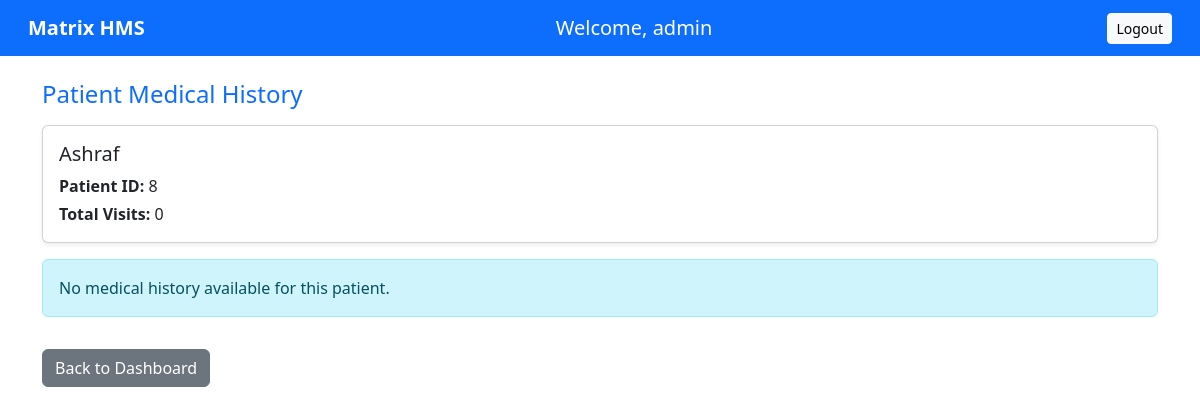
The app's page /admin/admin/patient/8/history, older data.
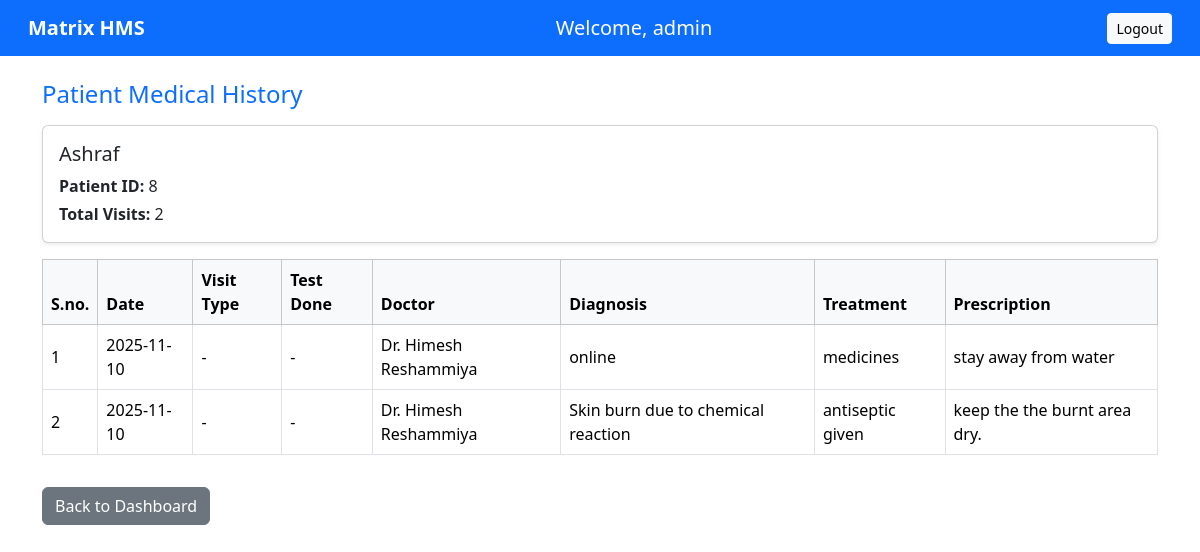
The same page, newer data.
### models.py (models this page shows)
class Patient(db.Model):
    __tablename__ = 'patients'
    id = db.Column(db.Integer, db.ForeignKey('users.id'), primary_key=True)
    patient_name = db.Column(db.String(100), nullable=False)
    user = db.relationship('User', back_populates='patient_profile')
    appointments = db.relationship('Appointment', back_populates='patient', lazy=True)
    medical_history = db.relationship('PatientHistory', back_populates='patient', cascade='all, delete-orphan')

class PatientHistory(db.Model):
    __tablename__ = 'patient_history'
    id = db.Column(db.Integer, primary_key=True)
    patient_id = db.Column(db.Integer, db.ForeignKey('patients.id'), nullable=False)
    appointment_id = db.Column(db.Integer, db.ForeignKey('appointments.id'), unique=True)
    doctor_id = db.Column(db.Integer, db.ForeignKey('doctors.id'))
    visit_type = db.Column(db.String(50))       # e.g., 'Consultation', 'Follow-up', 'Emergency'
    test_type = db.Column(db.String(100))       # e.g., 'Blood Test', 'X-Ray', 'MRI'
    diagnosis = db.Column(db.Text)              # Doctor's diagnosis
    treatment = db.Column(db.Text)              # Treatment plan/procedure performed
    prescription = db.Column(db.Text)           # Medicines prescribed
    doctor_name = db.Column(db.String(100))     # Doctor's name at time of visit
    department = db.Column(db.String(100))      # Department name at time of visit
    created_at = db.Column(db.DateTime, default=datetime.utcnow)
    patient = db.relationship('Patient', back_populates='medical_history')
    doctor = db.relationship('Doctor', back_populates='patient_histories')
    appointment = db.relationship('Appointment', back_populates='history_record')

class User(db.Model):
    __tablename__ = 'users'
    id = db.Column(db.Integer, primary_key=True)
    user_name = db.Column(db.String(100), nullable=False)
    user_email = db.Column(db.String(100), unique=True, nullable=False)
    user_password = db.Column(db.String(200), nullable=False)
    user_role = db.Column(db.String(20), nullable=False)  # 'admin', 'doctor', 'patient'
    created_at = db.Column(db.DateTime, default=datetime.utcnow)
    doctor_profile = db.relationship('Doctor', back_populates='user', uselist=False)
    patient_profile = db.relationship('Patient', back_populates='user', uselist=False)

### app.py (the view)
@app.route('/<string:role>/<string:username>/patient/<int:patient_id>/history')
def view_patient_history(role, username, patient_id):
    user = User.query.filter_by(user_name=username, user_role=role).first()
    if not user:
        flash(f"{role.capitalize()} not found.", "danger")
        return redirect(url_for('login'))
    patient = Patient.query.get_or_404(patient_id)
    history_records = (
        PatientHistory.query
        .filter_by(patient_id=patient.id)
        .order_by(PatientHistory.created_at.desc())
        .all()
    )
    if role == 'doctor':
        back_url = url_for('doctor_dashboard', username=username)
    elif role == 'admin':
        back_url = url_for('admin_dashboard')
    elif role == 'patient':
        back_url = url_for('patient_dashboard', username=username)
    else:
        back_url = url_for('login')
    return render_template(
        'DoctorUI/view_patient_history.html',
        role=role,
        username=username,
        patient=patient,
        history_records=history_records,
        back_url=back_url
    )

### templates/DoctorUI/view_patient_history.html (shortened to what this page needs)
{% extends "base.html" %}
{% block content %}
<div class="container mt-4">
  <h4 class="text-primary mb-3">Patient Medical History</h4>
  <div class="card mb-3 p-3 shadow-sm">
    <h5 class="card-title">{{ patient.patient_name }}</h5>
    <p class="card-text mb-1"><strong>Patient ID:</strong> {{ patient.id }}</p>
    <p class="card-text mb-0"><strong>Total Visits:</strong> {{ history_records|length }}</p>
  </div>
  {% if history_records %}
  <div class="table-responsive">
    <table class="table table-bordered table-hover align-middle">
      <thead class="table-light">
        <tr>
          <th>S.no.</th>
          <th>Date</th>
          <th>Visit Type</th>
          <th>Test Done</th>
          <th>Doctor</th>
          <th>Diagnosis</th>
          <th>Treatment</th>
          <th>Prescription</th>
        </tr>
      </thead>
      <tbody>
        {% for record in history_records %}
        <tr>
          <td>{{ loop.index }}</td>
          <td>{{ record.created_at.strftime('%Y-%m-%d') }}</td>
          <td>{{ record.visit_type or '-' }}</td>
          <td>{{ record.test_type or '-' }}</td>
          <td>{{ record.doctor_name or record.doctor.user.user_name }}</td>
          <td>{{ record.diagnosis or '-' }}</td>
          <td>{{ record.treatment or '-' }}</td>
          <td>{{ record.prescription or '-' }}</td>
        </tr>
        {% endfor %}
      </tbody>
    </table>
  </div>
  {% else %}
  <div class="alert alert-info">No medical history available for this patient.</div>
  {% endif %}
  <a href="{{ back_url }}" class="btn btn-secondary mt-3">Back to Dashboard</a>
</div>
{% endblock %}

### templates/base.html (shortened to what this page needs)
<!DOCTYPE html>
<html lang="en">
<head>
    <link href="https://cdn.jsdelivr.net/npm/bootstrap@5.3.3/dist/css/bootstrap.min.css" rel="stylesheet">
    <link rel="stylesheet" href="{{ url_for('static', filename='css/main.css') }}">
</head>
<body>
    <nav class="navbar navbar-expand-lg navbar-dark bg-primary">
        <div class="container-fluid d-flex justify-content-between align-items-center">
            <a class="navbar-brand px-3 fw-bold" href="{{ url_for('landing_page') }}">Matrix HMS</a>
            {% if username %}
            <div class="text-center mx-auto">
                <span class="navbar-text text-white fs-5">
                    Welcome, {{ username }}
                </span>
            </div>
            {% endif %}
            <div class="px-3">
                {% if username %}
                <a href="{{ url_for('login') }}">
                    <button type="button" class="btn btn-light btn-sm">Logout</button>
                </a>
                {% endif %}
            </div>
        </div>
    </nav>
    <div class="container-fluid">
        {% block content %}
        {% endblock %}
    </div>
</body>
</html>

Row changes from the older to the newer data that the page shows:
added PatientHistory: created_at "2025-11-10", visit_type "-", test_type "-", doctor_name.user_name "Dr. Himesh Reshammiya", diagnosis "online", treatment "medicines", prescription "stay away from water"
added PatientHistory: created_at "2025-11-10", visit_type "-", test_type "-", doctor_name.user_name "Dr. Himesh Reshammiya", diagnosis "Skin burn due to chemical reaction", treatment "antiseptic given", prescription "keep the the burnt area dry."
Text that changed along with them:
{{ history_records|length }}: "0" → "2"
text no longer shown: "No medical history available for this patient."
text now shown: "S.no. Date Visit Type Test Done Doctor Diagnosis Treatment Prescription"
